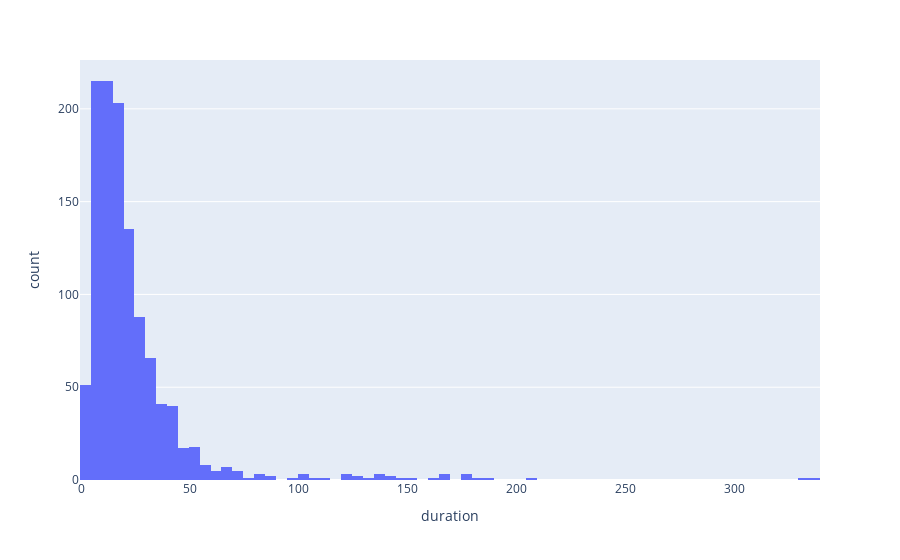

Notebook source saved alongside this figure:
### Code cell
px.histogram(df,x='duration',nbins=100)

### Figure 1 — Plotly figure (JSON) as saved in the notebook; plotly's stock layout.template omitted (floating-point values rounded to 4 significant figures; data arrays with more than 128 entries replaced by an {"elided": "..."} marker saying what was removed)
{"data": [{"alignmentgroup": "True", "bingroup": "x", "hovertemplate": "duration=%{x}<br>count=%{y}<extra></extra>", "legendgroup": "", "marker": {"color": "#636efa", "pattern": {"shape": ""}}, "name": "", "nbinsx": 100, "offsetgroup": "", "orientation": "v", "showlegend": false, "type": "histogram", "x": {"elided": "1151 int values"}, "xaxis": "x", "yaxis": "y"}], "layout": {"barmode": "relative", "legend": {"tracegroupgap": 0}, "margin": {"t": 60}, "xaxis": {"anchor": "y", "domain": [0, 1], "title": {"text": "duration"}}, "yaxis": {"anchor": "x", "domain": [0, 1], "title": {"text": "count"}}}}
